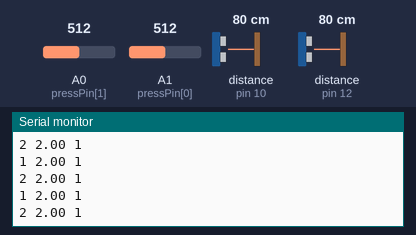
Bench run of a sketch on a simulated Arduino Uno, built with avr-gcc and run on an emulated ATmega328P. Parts: the last lines printed to the serial monitor. Wiring (inferred from the names in the program): 2 × ultrasonic range finder: trigger pin 11, echo pin 10 / trigger pin 13, echo pin 12. The test bench sets the inputs (shaded band); at power-on: distance to the obstacle (sensors on pin 10, pin 12) 80 cm, A0 (pressPin[1]) = 512, A1 (pressPin[0]) = 512. The echo pulse lasts 58.3 µs per cm.

Above: at 1.2 s.
1.3 s: distance to the obstacle (sensor on pin 10) set to 2 cm
At 1.9 s:
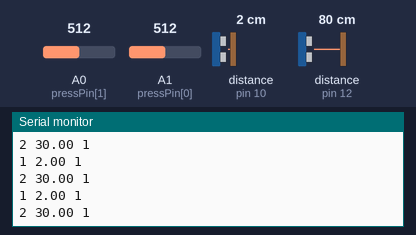
2.8 s: distance to the obstacle (sensor on pin 12) set to 4 cm
At 3.9 s:
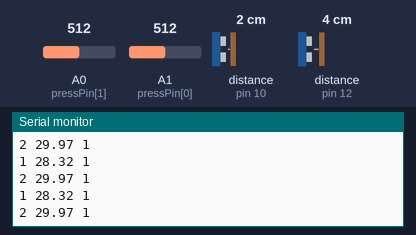
5.8 s: A0 (pressPin[1]) set to 490
At 6.6 s:
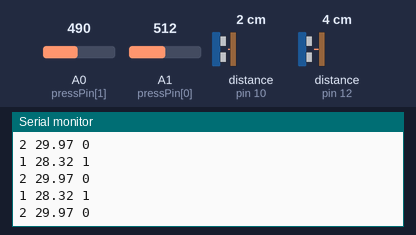
7.3 s: A1 (pressPin[0]) set to 490
At 8.2 s:
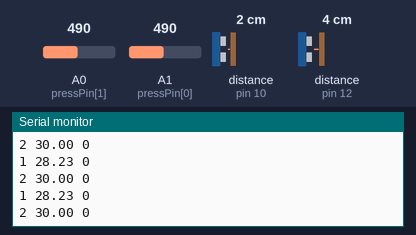
8.8 s: distance to the obstacle (sensor on pin 10) set to 4 cm
At 9.7 s:
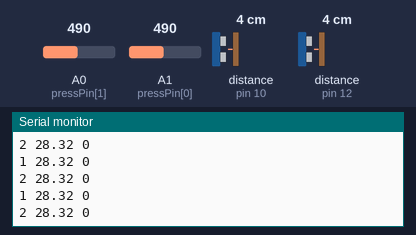
10.3 s: distance to the obstacle (sensor on pin 12) set to 2 cm
At 11.4 s:
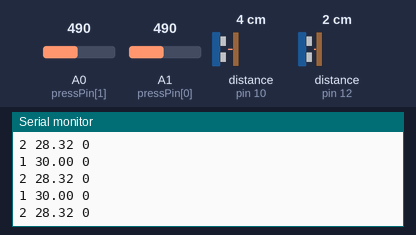
Timing chart, 0 to 12.8 s (numbered marks = the images above; inputs shaded):
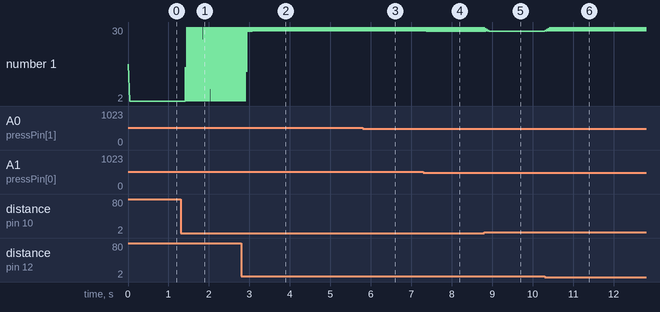

Measured:
- after the input at 1.3 s, the serial monitor: prints a new line after 0.12 s (image 1)
- after the input at 2.8 s, the serial monitor: prints a new line after 0.13 s (image 2)
- after the input at 5.8 s, the serial monitor: prints a new line at once (image 3)
- after the input at 7.3 s, the serial monitor: prints a new line at once (image 4)
- after the input at 8.8 s, the serial monitor: prints a new line at once (image 5)
- after the input at 10.3 s, the serial monitor: prints a new line at once (image 6)
- plotted number 1: 2 → 28.32 after the input at 2.8 s, 29.97 → 30 after the input at 7.3 s

The sketch:

Pong_arduino_sender.ino
```cpp
#define num 10

const int echoPin[2] = {12, 10};
const int trigPin[2] = {13, 11};
const int pressPin[2] = {A1, A0};

float readings[2][num], total[2];
int readindex;

void setup() {
  Serial.begin(57600);
  for(int i = 0; i < 2; i++){
    pinMode(trigPin[i], OUTPUT);
    pinMode(echoPin[i], INPUT);
  }
}

void loop() {
  int pressure;
  long duration;
  float distance, avg;
  bool gravity;

  for(int i=0; i<2; i++){
    digitalWrite(trigPin[i], LOW);
    delayMicroseconds(i);
    digitalWrite(trigPin[i], HIGH);
    delayMicroseconds(10);
    digitalWrite(trigPin[i], LOW);

    duration = pulseIn(echoPin[i], HIGH, 100000);
    distance = (duration/2) / 29.1;
    total[i] -= readings[i][readindex];
    readings[i][readindex] = distance;
    total[i] += readings[i][readindex];
    readindex++;

    if(readindex >= num)
      readindex = 0;

    avg = 32-total[i]/num*2;
    float val = constrain(avg, 2, 30);

    Serial.print(i+1);
    Serial.print(" ");
    Serial.print(val);
    Serial.print(" ");

    pressure = analogRead(pressPin[i]);
    gravity = pressure >= 500;

    Serial.print(gravity);
    Serial.println("");
  }
  delay(30);
}
```
